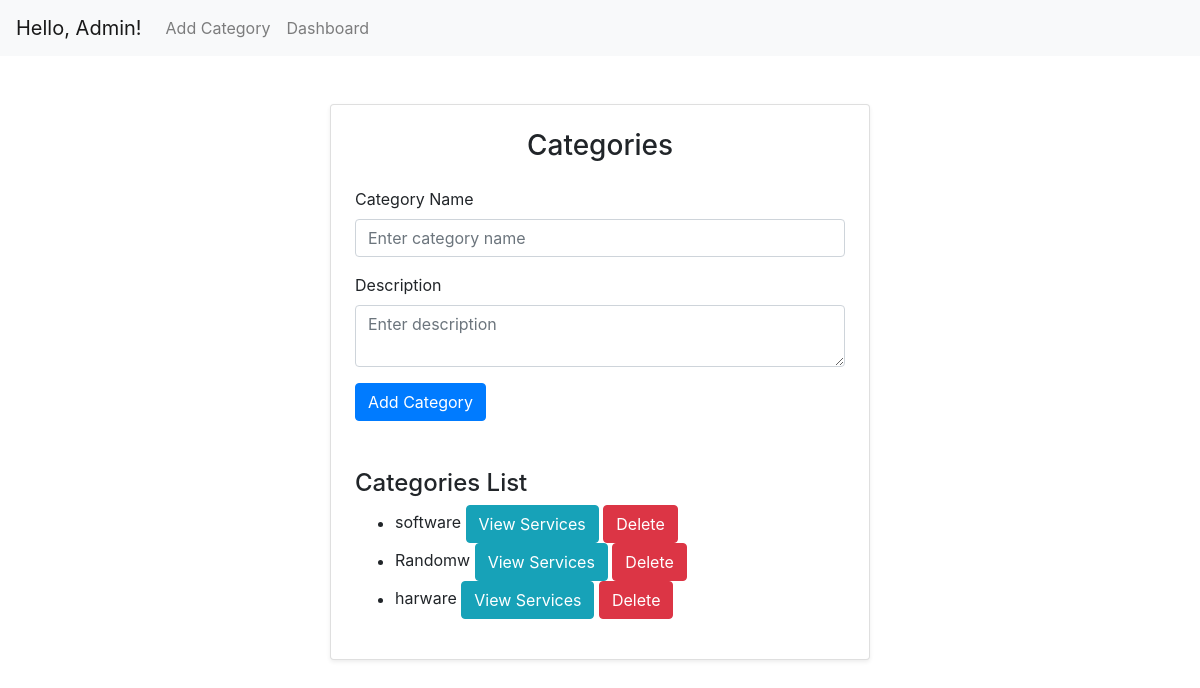
/categories.php, run on the app's committed database.
### tables this page shows
CREATE TABLE `categories` (
  `id` int(11) NOT NULL,
  `category_name` varchar(255) NOT NULL,
  `description` text DEFAULT NULL
);

### categories.php (the view, shortened to what this page needs)
<?php
include 'config.php';
$sql = "SELECT * FROM categories";
$result = $conn->query($sql);
$categories = $result->fetch_all(MYSQLI_ASSOC);
?>
<!DOCTYPE html>
<html lang="en">
<head>
    <link rel="stylesheet" href="css/bootstrap.min.css">
    <link rel="stylesheet" href="https://stackpath.bootstrapcdn.com/bootstrap/4.5.2/css/bootstrap.min.css">
</head>
<body>
<nav class="navbar navbar-expand-lg navbar-light bg-light">
  <a class="navbar-brand" href="#">Hello, Admin!</a>
  <div class="collapse navbar-collapse" id="navbarNav">
    <ul class="navbar-nav">
      <li class="nav-item">
        <a class="nav-link" href="categories.php">Add Category</a>
      </li>
      <li class="nav-item">
        <a class="nav-link" href="dashboard.php">Dashboard</a>
      </li>
    </ul>
  </div>
</nav>
    <div class="container mt-5">
        <div class="row justify-content-center">
            <div class="col-md-6">
                <div class="card shadow-sm p-4">
                    <h3 class="text-center mb-4">Categories</h3>
                    <form action="categories.php" method="POST">
                        <div class="mb-3">
                            <label for="category_name" class="form-label">Category Name</label>
                            <input type="text" class="form-control" id="category_name" name="category_name" placeholder="Enter category name" required>
                        </div>
                        <div class="mb-3">
                            <label for="description" class="form-label">Description</label>
                            <textarea class="form-control" id="description" name="description" placeholder="Enter description" required></textarea>
                        </div>
                        <div class="d-grid gap-2">
                            <button type="submit" class="btn btn-primary">Add Category</button>
                        </div>
                    </form>
                    <h4 class="mt-5">Categories List</h4>
                    <?php if (!empty($categories)) : ?>
                        <ul>
                            <?php foreach ($categories as $category) : ?>
                                <li>
                                    <?php echo $category['category_name']; ?>
                                    <a class="btn btn-info" href="services.php?category_id=<?php echo $category['id']; ?>">View Services</a>
                                    <a class="btn btn-danger" href="categories.php?delete_id=<?php echo $category['id']; ?>">Delete</a>
                                </li>
                            <?php endforeach; ?>
                        </ul>
                    <?php else : ?>
                        <p>No categories found.</p>
                    <?php endif; ?>
                </div>
            </div>
        </div>
    </div>
</body>
</html>

### data on the page
categories: category_name "software"
categories: category_name "Randomw"
categories: category_name "harware"
